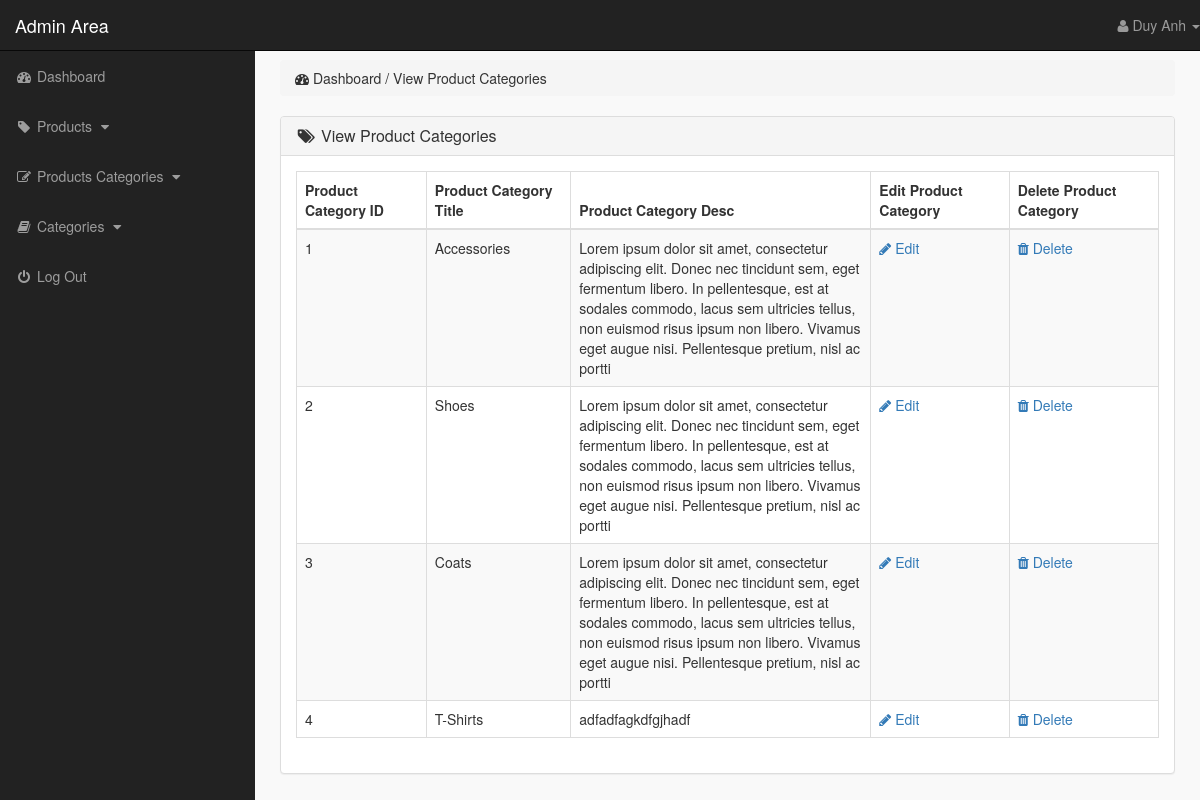
/admin_area/index.php?view_p_cats (signed in), run on the app's committed database.
### tables this page shows
CREATE TABLE `product_categories` (
  `p_cat_id` int(10) NOT NULL,
  `p_cat_title` text NOT NULL,
  `p_cat_desc` text NOT NULL
);

### admin_area/view_p_cats.php (the view)
<?php
    if(!isset($_SESSION['admin_email'])){
        echo "<script>window.open('login.php','_self')</script>";
    }else{
?>
<div class="row">
    <div class="col-lg-12">
        <ol class="breadcrumb">
            <li>
                <i class="fa fa-dashboard"></i> Dashboard / View Product Categories
            </li>
        </ol>
    </div>
</div>
<div class="row">
    <div class="col-lg-12">
        <div class="panel panel-default">
            <div class="panel-heading">
                <h3 class="panel-title">
                    <i class="fa fa-tags fa-fw"></i> View Product Categories
                </h3>
            </div>
            <div class="panel-body">
                <div class="table-responsive">
                    <table class="table table-hover table-striped table-bordered">
                        <thead>
                            <tr>
                                <th> Product Category ID </th>
                                <th> Product Category Title </th>
                                <th> Product Category Desc </th>
                                <th> Edit Product Category </th>
                                <th> Delete Product Category </th>
                            </tr>
                        </thead>
                        <tbody>
                            <?php
                                $i=0;
                                $get_p_cats = "select * from product_categories";
                                $run_p_cats = mysqli_query($con,$get_p_cats);
                                while($row_p_cats=mysqli_fetch_array($run_p_cats)){
                                    $p_cat_id = $row_p_cats['p_cat_id'];
                                    $p_cat_title = $row_p_cats['p_cat_title'];
                                    $p_cat_desc = $row_p_cats['p_cat_desc'];
                                    $i++;
                            ?>
                            <tr>
                                <td> <?php echo $i; ?> </td>
                                <td> <?php echo $p_cat_title; ?> </td>
                                <td width="300"> <?php echo $p_cat_desc; ?> </td>
                                <td>
                                    <a href="index.php?edit_p_cat= <?php echo $p_cat_id; ?> ">
                                        <i class="fa fa-pencil"></i> Edit
                                    </a>
                                </td>
                                <td>
                                    <a href="index.php?delete_p_cat= <?php echo $p_cat_id; ?> ">
                                        <i class="fa fa-trash"></i> Delete
                                    </a>
                                </td>
                            </tr>
                            <?php } ?>
                        </tbody>
                    </table>
                </div>
            </div>
        </div>
    </div>
</div>
<?php } ?>

### admin_area/includes/sidebar.php (shortened to what this page needs)
<?php
    if(!isset($_SESSION['admin_email'])){
        echo "<script>window.open('login.php','_self')</script>";
    }else{
?>
<nav class="navbar navbar-inverse navbar-fixed-top">
    <div class="navbar-header">
        <a href="index.php?dashboard" class="navbar-brand">Admin Area</a>
    </div>
    <ul class="nav navbar-right top-nav">
        <li class="dropdown">
            <a href="#" class="dropdown-toggle" data-toggle="dropdown">
                <i class="fa fa-user"></i> <?php echo $admin_name;  ?> <b class="caret"></b>
            </a>
        </li>
    </ul>
    <div class="collapse navbar-collapse navbar-ex1-collapse">
        <ul class="nav navbar-nav side-nav">
            <li>
                <a href="index.php?dashboard">
                        <i class="fa fa-fw fa-dashboard"></i> Dashboard
                </a>
            </li>
            <li>
                <a href="#" data-toggle="collapse" data-target="#products">
                        <i class="fa fa-fw fa-tag"></i> Products
                        <i class="fa fa-fw fa-caret-down"></i>
                </a>
            </li>
            <li>
                <a href="#" data-toggle="collapse" data-target="#p_cat">
                        <i class="fa fa-fw fa-edit"></i> Products Categories
                        <i class="fa fa-fw fa-caret-down"></i>
                </a>
            </li>
            <li>
                <a href="#" data-toggle="collapse" data-target="#cat">
                        <i class="fa fa-fw fa-book"></i> Categories
                        <i class="fa fa-fw fa-caret-down"></i>
                </a>
            </li>
            <li>
                <a href="logout.php">
                    <i class="fa fa-fw fa-power-off"></i> Log Out
                </a>
            </li>
        </ul>
    </div>
</nav>
<?php } ?>

### admin_area/css/style.css (style rules this page uses)
body { margin-top: 100px; }
@media (min-width: 768px) { body { margin-top: 50px; } }
.top-nav { 0 15px; }
.top-nav>li { float: left; display: inline-block; }
.top-nav>li>a { color: #999999; line-height: 20px; padding-top: 15px; padding-bottom: 15px; }
@media (min-width: 768px) { .side-nav { position: fixed; top: 51px; bottom: 0; width: 255px; overflow-y: auto; overflow-x: hidden; background-color: #222222; padding-bottom: 40px; border-radius: 0; } }
@media (min-width: 768px) { .side-nav>li>a { width: 255px; } }
.panel-body { border-radius: 5px; }

### data on the page
product_categories: p_cat_title "Accessories", p_cat_desc "Lorem ipsum dolor sit amet, consectetur adipiscing elit. Donec nec tincidunt sem, eget fermentum libero. In pellentesque, est at sodales commodo, lacus sem ultricies tellus, non euismod risus ipsum non libero. Vivamus eget augue nisi. Pellentesque pretium, nisl ac portti"
product_categories: p_cat_title "Shoes", p_cat_desc "Lorem ipsum dolor sit amet, consectetur adipiscing elit. Donec nec tincidunt sem, eget fermentum libero. In pellentesque, est at sodales commodo, lacus sem ultricies tellus, non euismod risus ipsum non libero. Vivamus eget augue nisi. Pellentesque pretium, nisl ac portti"
product_categories: p_cat_title "Coats", p_cat_desc "Lorem ipsum dolor sit amet, consectetur adipiscing elit. Donec nec tincidunt sem, eget fermentum libero. In pellentesque, est at sodales commodo, lacus sem ultricies tellus, non euismod risus ipsum non libero. Vivamus eget augue nisi. Pellentesque pretium, nisl ac portti"
product_categories: p_cat_title "T-Shirts", p_cat_desc "adfadfagkdfgjhadf"

### other printed values
$admin_name "Duy Anh"
